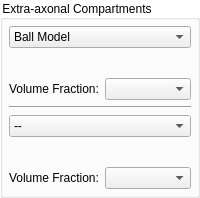
    <widget class="QGroupBox" name="groupBox_6">
     <property name="styleSheet">
      <string notr="true">QGroupBox {
  background-color: transparent;
}</string>
     </property>
     <property name="title">
      <string>Extra-axonal Compartments</string>
     </property>
     <layout class="QGridLayout" name="gridLayout_14">
      <property name="leftMargin">
       <number>6</number>
      </property>
      <property name="topMargin">
       <number>6</number>
      </property>
      <property name="rightMargin">
       <number>6</number>
      </property>
      <property name="bottomMargin">
       <number>6</number>
      </property>
      <item row="18" column="0">
       <widget class="QFrame" name="m_Comp4FractionFrame">
        <property name="frameShape">
         <enum>QFrame::NoFrame</enum>
        </property>
        <property name="frameShadow">
         <enum>QFrame::Raised</enum>
        </property>
        <layout class="QGridLayout" name="gridLayout_30">
         <property name="leftMargin">
          <number>0</number>
         </property>
         <property name="topMargin">
          <number>0</number>
         </property>
         <property name="rightMargin">
          <number>0</number>
         </property>
         <property name="bottomMargin">
          <number>0</number>
         </property>
         <item row="0" column="0">
          <widget class="QLabel" name="m_NoiseLabel_9">
           <property name="text">
            <string>Volume Fraction:</string>
           </property>
          </widget>
         </item>
         <item row="0" column="1">
          <widget class="QmitkDataStorageComboBoxWithSelectNone" name="m_Comp4VolumeFraction">
           <property name="toolTip">
            <string/>
           </property>
          </widget>
         </item>
        </layout>
       </widget>
      </item>
      <item row="6" column="0">
       <widget class="QComboBox" name="m_Compartment3Box">
        <property name="toolTip">
         <string>Select signal model for extra-axonal compartment.</string>
        </property>
        <item>
         <property name="text">
          <string>Ball Model</string>
         </property>
        </item>
        <item>
         <property name="text">
          <string>Astrosticks Model</string>
         </property>
        </item>
        <item>
         <property name="text">
          <string>Dot Model</string>
         </property>
        </item>
        <item>
         <property name="text">
          <string>Prototype Signal</string>
         </property>
        </item>
       </widget>
      </item>
      <item row="8" column="0">
       <widget class="QmitkAstrosticksModelParametersWidget" name="m_AstrosticksWidget1" native="true"/>
      </item>
      <item row="10" column="0">
       <widget class="QmitkPrototypeSignalParametersWidget" name="m_PrototypeWidget3" native="true"/>
      </item>
      <item row="16" column="0">
       <widget class="QmitkDotModelParametersWidget" name="m_DotWidget2" native="true"/>
      </item>
      <item row="9" column="0">
       <widget class="QmitkDotModelParametersWidget" name="m_DotWidget1" native="true"/>
      </item>
      <item row="12" column="0">
       <widget class="Line" name="line_2">
        <property name="orientation">
         <enum>Qt::Horizontal</enum>
        </property>
       </widget>
      </item>
      <item row="11" column="0">
       <widget class="QFrame" name="m_Comp3FractionFrame">
        <property name="frameShape">
         <enum>QFrame::NoFrame</enum>
        </property>
        <property name="frameShadow">
         <enum>QFrame::Raised</enum>
        </property>
        <layout class="QGridLayout" name="gridLayout_29">
         <property name="leftMargin">
          <number>0</number>
         </property>
         <property name="topMargin">
          <number>0</number>
         </property>
         <property name="rightMargin">
          <number>0</number>
         </property>
         <property name="bottomMargin">
          <number>0</number>
         </property>
         <item row="0" column="0">
          <widget class="QLabel" name="m_NoiseLabel_8">
           <property name="text">
            <string>Volume Fraction:</string>
           </property>
          </widget>
         </item>
         <item row="0" column="1">
          <widget class="QmitkDataStorageComboBoxWithSelectNone" name="m_Comp3VolumeFraction">
           <property name="toolTip">
            <string>Optional! If no volume fraction map for this compartment is set, the corresponding volume fractions are calculated from the input fibers.</string>
           </property>
          </widget>
         </item>
        </layout>
       </widget>
      </item>
      <item row="14" column="0">
       <widget class="QmitkBallModelParametersWidget" name="m_BallWidget2" native="true"/>
      </item>
      <item row="7" column="0">
       <widget class="QmitkBallModelParametersWidget" name="m_BallWidget1" native="true"/>
      </item>
      <item row="15" column="0">
       <widget class="QmitkAstrosticksModelParametersWidget" name="m_AstrosticksWidget2" native="true"/>
      </item>
      <item row="13" column="0">
       <widget class="QComboBox" name="m_Compartment4Box">
        <property name="toolTip">
         <string>Select signal model for extra-axonal compartment.</string>
        </property>
        <item>
         <property name="text">
          <string>--</string>
         </property>
        </item>
        <item>
         <property name="text">
          <string>Ball Model</string>
         </property>
        </item>
        <item>
         <property name="text">
          <string>Astrosticks Model</string>
         </property>
        </item>
        <item>
         <property name="text">
          <string>Dot Model</string>
         </property>
        </item>
        <item>
         <property name="text">
          <string>Prototype Signal</string>
         </property>
        </item>
       </widget>
      </item>
      <item row="17" column="0">
       <widget class="QmitkPrototypeSignalParametersWidget" name="m_PrototypeWidget4" native="true"/>
      </item>
     </layout>
    </widget>
